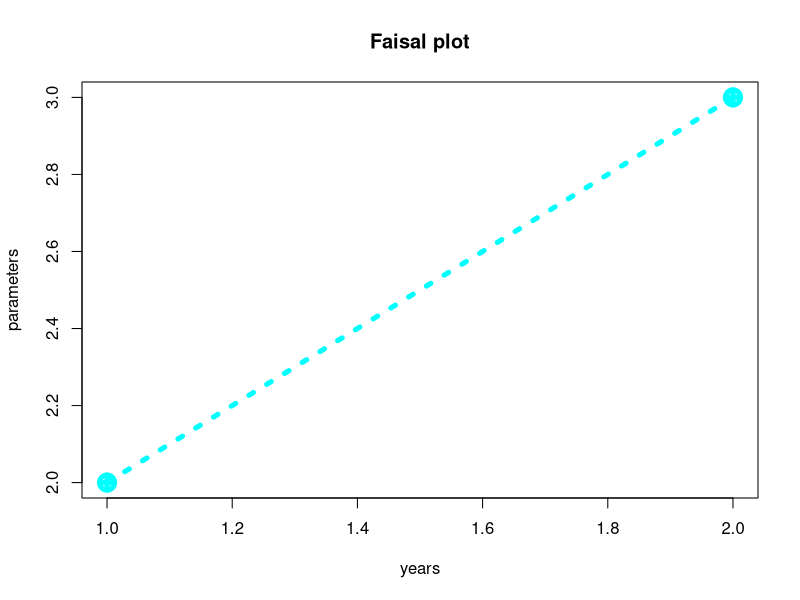
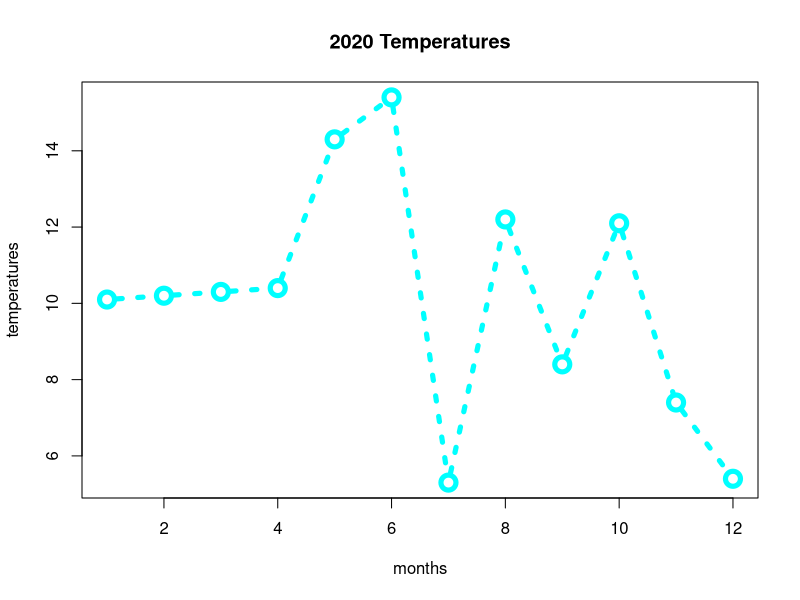
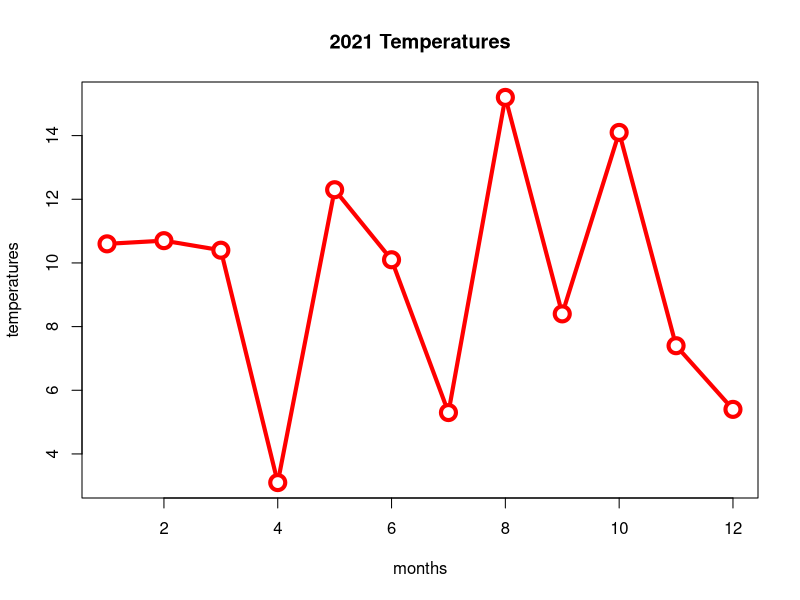
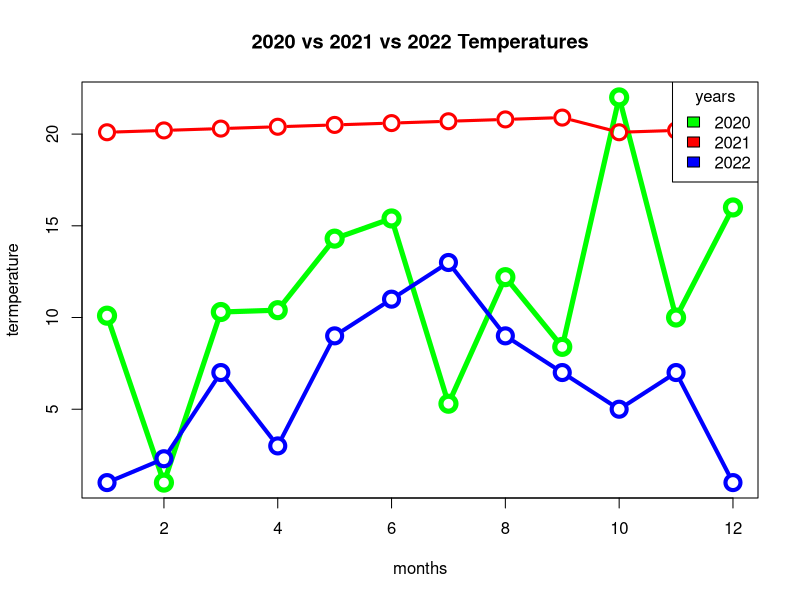
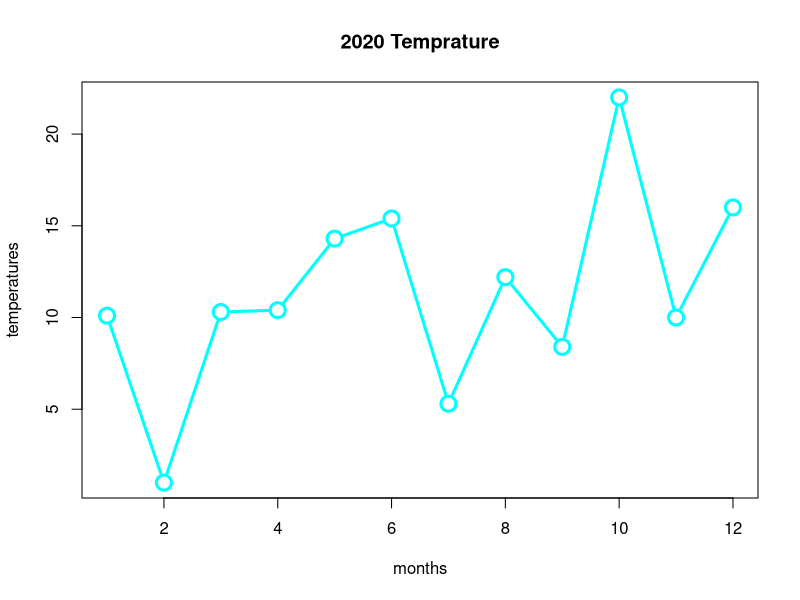
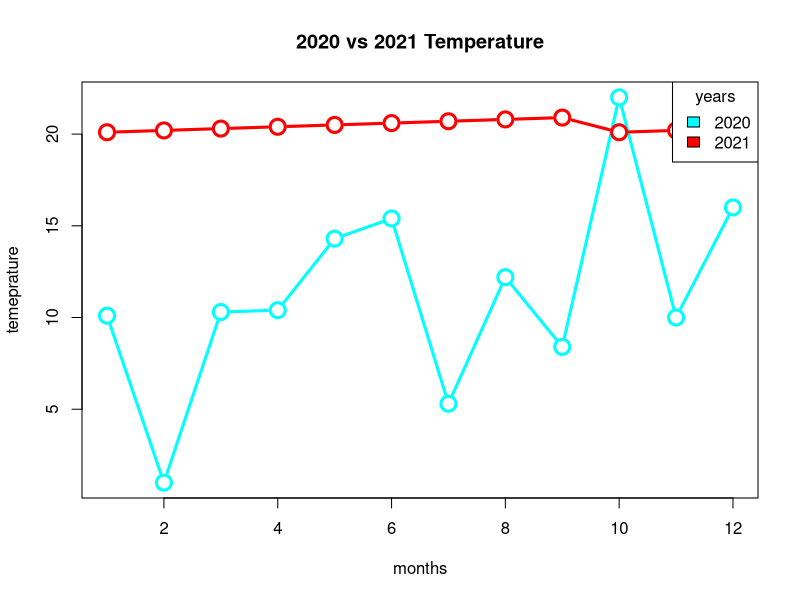
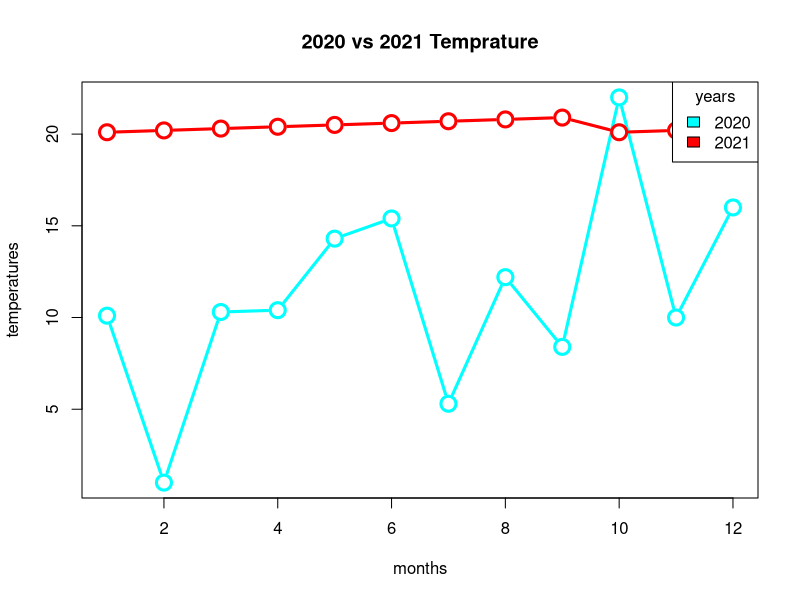
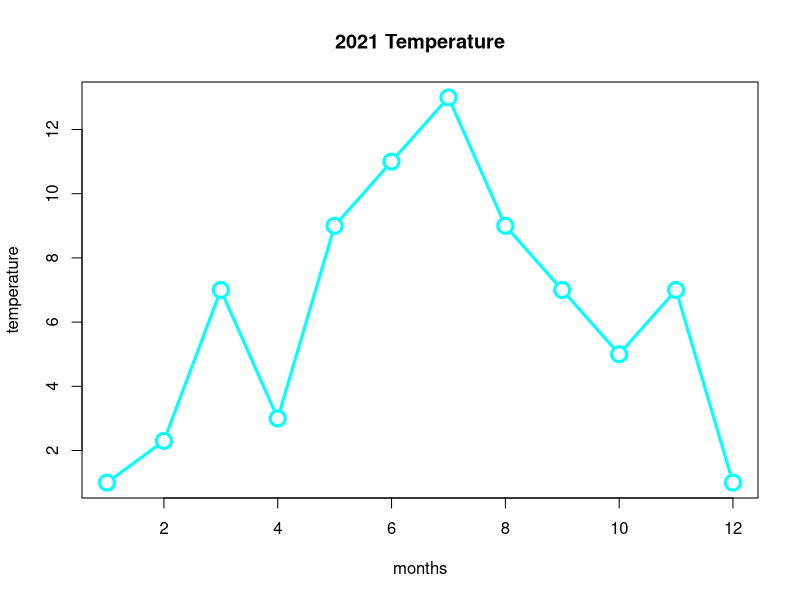

Reproduce these figures in R, in order.
#creation of plot : using plot()
#syntax :
#plot(x,y,type,main,xlab,ylab,col,cex,pch,lwd,lty)

#parameters :
#x and y are two input vectors
#type : is a code used to specify type of plot
#   p for plot point only
#   l for plot line only
#   b for plot both 
#   c to line only without points
#   o to plot both over-plotted pointes and line
#   h to plot histogram plot
#   s to plot stair steps
#main is used to specify title of graph/plot
#xlab and ylab is used to spcefiy lables of X and Y axis
#col is used to specify color. By defaul black
#cex is used to specify the size of points.By default 1
#pch is used to specify shape of points. ranges from 0 to 25
#lwd is line width is used to specify line width. by default 1
#lty is line style is used to specify line style.ranges from 0 to 6
#   0 removes line
#   1 displays solid line
#   2 dashed line
#   3 dotted line
#   4 "dot dashed" line 
#   5 "long dashed" line
#   6 "two dashed"(long and short dashes) line

#simple plot 
plot(c(1,2),c(2,3),type ="o",main="Faisal plot",xlab ="years",ylab="parameters",cex=2,pch=10,col="cyan",lwd=5,lty=3)

#month and temprature plot
month <- 1:12
month

temp20 <- c(10.1,10.2,10.3,10.4,14.3,15.4,5.3,12.2,8.4,12.1,7.4,5.4)
temp20

temp21 <- c(10.6,10.7,10.4,3.1,12.3,10.1,5.3,15.2,8.4,14.1,7.4,5.4)
temp21

#plot for temp20 and month
plot(month,temp20,type = "b",xlab="months",ylab="temperatures",main="2020 Temperatures",col = "cyan",cex=2,lwd=5,lty=3)


#plot for temp21 and month
plot(month,temp21,type ="b",xlab="months",ylab="temperatures",main="2021 Temperatures",cex=2,col="red",lty=1,lwd=4)

#comparision of two plots using lines() and points() functions (2020,2021,2022) :
month <- 1:12
month

temp20 <- c(10.1,1,10.3,10.4,14.3,15.4,5.3,12.2,8.4,22,10,16)
temp20

temp21 <- c(20.1,20.2,20.3,20.4,20.5,20.6,20.7,20.8,20.9,20.1,20.2,20.3)
length(temp21)

temp22 <- c(1,2.3,7,3,9,11,13,9,7,5,7,1)
length(temp22)

plot(month,temp20,type="b",main="2020 vs 2021 vs 2022 Temperatures",col="green",lwd=5,cex=2,lty=1,xlab="months",ylab="termperature")
lines(month,temp21,type="b",col="red",cex=2,lty=1,lwd=3)
points(month,temp22,type="b",col="blue",cex=2,lty=1,lwd=4)
legend(x="topright",title="years",legend=c("2020","2021","2022"),fill = c("green","red","blue"))

#Save file using commands :

#1. save as jpeg image : use jpeg()

jpeg(file = "D:/study material/5TH SEM NOTES/DAR/RScripts/Images/temp20.jpeg",width=300,height=300,units = "px")
plot(month,temp20,type="b",xlab="months",ylab="temperatures",main="2020 Temprature",cex=2,lwd=3,col="cyan",lty=1)
dev.off()
#dev.off() is used to shut down current device , here it is used to close down current plot

#2. save as png image : use png()

png(file="D:/study material/5TH SEM NOTES/DAR/RScripts/Images/temp20.png",width=500,height=500,units="px",res=100)
plot(month,temp20,type="b",xlab="months",ylab="temeprature",main="2020 vs 2021 Temperature",lwd=3,lty=1,cex=2,col="cyan")
points(month,temp21,type="b",col="red",lwd=3,cex=2,lty=1)
legend(x="topright",title = "years",legend=c("2020","2021"),fill = c("cyan","red"))
dev.off()

#3. save as svg image : use svg()
svg("D:/study material/5TH SEM NOTES/DAR/RScripts/Images/temp20.svg")
plot(month,temp20,type="b",xlab="months",ylab="temperatures",main="2020 vs 2021 Temprature",cex=2,lwd=3,col="cyan",lty=1)
lines(month,temp21,type="b",col="red",lwd=3,cex=2)
legend(x="topright",title="years",legend = c("2020","2021"),fill=c("cyan","red"))
dev.off()

#4. save as bmp image : use bmp()
bmp("D:/study material/5TH SEM NOTES/DAR/RScripts/Images/temp22.bmap")
plot(month,temp22,main="2021 Temperature",xlab="months",ylab="temperature",lwd=3,lty=1,col="cyan",cex=2,type="b")
dev.off()

#5. save as pdf : use pdf()
pdf("D:/study material/5TH SEM NOTES/DAR/RScripts/Images/temp22.pdf")
plot(month,temp22,main="2021 Temperature",xlab="months",ylab="temperature",lwd=3,lty=1,col="cyan",cex=2,type="b")
dev.off()
